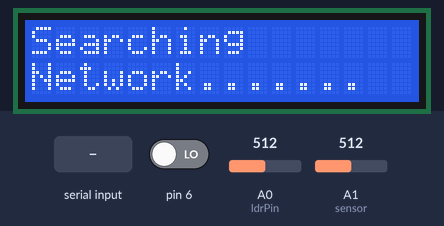
Recording of a sketch running on a simulated Arduino Uno, built with avr-gcc and run on an emulated ATmega328P. Shown: 16×2 character LCD. The inputs (shaded band) are chosen by the test bench; at power-on: pin 6 LOW, A0 (ldrPin) = 512, A1 (sensor) = 512. The modem accepts every AT command (registered, SIM ready, sends succeed) and sends nothing else; what the sketch prints to the serial monitor is not drawn.

Above: at 2.4 s.
At 6.5 s:
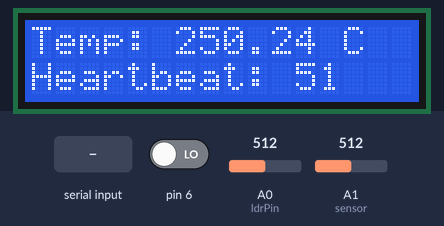
6.6 s: "LOCAL" received over the second serial link
At 12.5 s:
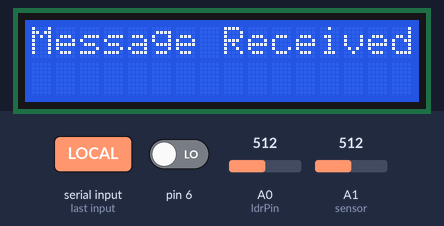
At 15.5 s:
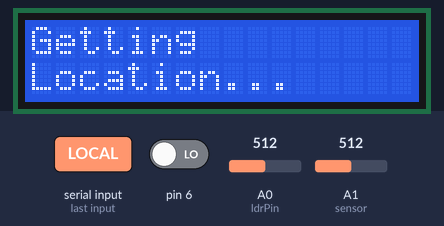
Timing chart, 0 to 17.0 s (numbered marks = the images above; inputs shaded):
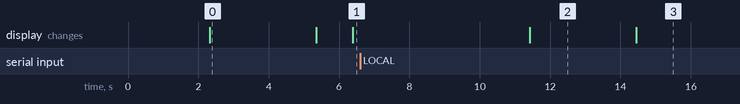

The sketch:

health_tracker.ino
```cpp
#define BLYNK_TEMPLATE_NAME "yuvraj"
#define BLYNK_AUTH_TOKEN "9qCkfMfAVioRXVNDOdfEbIJfNE49-mR-"
#include <TinyGPS.h>
#include <SoftwareSerial.h>
#include <Wire.h>
#include <LiquidCrystal_I2C.h>

LiquidCrystal_I2C lcd(0x27, 16, 2);
SoftwareSerial Gsm(7, 8);
char phone_no[] = "+918887506921"; // Replace with the phone number to get SMS

TinyGPS gps;  // Creates a new instance of the TinyGPS object
int state;
String textMessage;
const int sensor = A1;    // Temperature sensor pin
const int ldrPin = A0;    // Heartbeat sensor pin (LDR)

float tempc;  // Variable to store temperature in degree Celsius
float vout;   // Temporary variable to hold sensor reading

void setup() {
  Serial.begin(9600);  // Initialize Serial Monitor
  Gsm.begin(9600);
  delay(2000);

  // AT command to set SIM900 to SMS mode
  Gsm.print("AT+CMGF=1\r");
  delay(100);

  // Set module to send SMS data to serial out upon receipt
  Gsm.print("AT+CNMI=2,2,0,0,0\r");
  delay(100);

  pinMode(6, INPUT);
  pinMode(sensor, INPUT);
  pinMode(ldrPin, INPUT);

  lcd.begin(16, 2);
  lcd.backlight();
  lcd.clear();
  lcd.print("Searching ");
  lcd.setCursor(0, 1);
  lcd.print("Network....... ");
  delay(3000);
}

void loop() {
  lcd.clear();
  lcd.print("Mountain Climber");
  lcd.setCursor(0, 1);
  lcd.print("Tracking System");
  delay(1000);

  // Read temperature
  vout = analogRead(sensor);  // Read the value from the temperature sensor
  vout = (vout * 500) / 1023; // Convert to millivolts and then Celsius
  tempc = vout;

  // Read LDR status (heartbeat simulation)
  int ldrStatus = analogRead(ldrPin);  // Read light sensor value for heartbeat

  // Display Temperature and Heartbeat on LCD
  lcd.clear();
  lcd.print("Temp: ");
  lcd.print(tempc);
  lcd.print(" C");
  lcd.setCursor(0, 1);
  lcd.print("Heartbeat: ");
  lcd.print(ldrStatus / 10);
  delay(2000);

  // Print Temperature and Heartbeat values to Serial Monitor
  Serial.print("Temperature: ");
  Serial.print(tempc);
  Serial.print(" °C\t");
  Serial.print("Heartbeat: ");
  Serial.println(ldrStatus / 10);

  // Send data to Serial Plotter for graphing
  Serial.print("Temperature: ");
  Serial.print(tempc);
  Serial.print("\t");
  Serial.print("Heartbeat: ");
  Serial.println(ldrStatus / 10);

  // Process incoming SMS
  if (Gsm.available() > 0) {
    textMessage = Gsm.readString();
    textMessage.toUpperCase();
    delay(10);
  }

  // Check for 'LOCAL' command in the received SMS
  if (textMessage.indexOf("LOCAL") >= 0) {
    lcd.clear();
    lcd.print("Message Received");
    delay(3000);
    lcd.clear();
    lcd.print("Getting ");
    lcd.setCursor(0, 1);
    lcd.print("Location...");
    delay(3000);

    float flat, flon;
    unsigned long age;
    gps.f_get_position(&flat, &flon, &age);

    Gsm.print("AT+CMGF=1\r");
    delay(400);
    Gsm.print("AT+CMGS=\"");
    Gsm.print(phone_no);
    Gsm.println("\"");

    lcd.clear();
    lcd.print("Sending location");
    lcd.setCursor(0, 1);
    lcd.print("To Base...");
    delay(3000);

    Gsm.println("Yuvraj, Battalion No. 1233456");
    Gsm.print("Temperature: ");
    Gsm.println(tempc);

    Gsm.print("Heartbeat: ");
    Gsm.println(ldrStatus / 10);

    Gsm.print("http://maps.google.com/maps?q=loc:");
    Gsm.print(flat == TinyGPS::GPS_INVALID_F_ANGLE ? 0.0 : flat, 6);
    Gsm.print(",");
    Gsm.print(flon == TinyGPS::GPS_INVALID_F_ANGLE ? 0.0 : flon, 6);
    delay(200);
    Gsm.println((char)26); // End AT command with a ^Z, ASCII code 26
    delay(200);
    Gsm.println();
    delay(10000);

    lcd.clear();
    lcd.print("Location Sent");
    delay(3000);
  }

  // Handle SOS alert
  state = digitalRead(6);
  if (state == 1) {
    float flat, flon;
    unsigned long age;
    gps.f_get_position(&flat, &flon, &age);

    Gsm.print("AT+CMGF=1\r");
    delay(400);
    Gsm.print("AT+CMGS=\"");
    Gsm.print(phone_no);
    Gsm.println("\"");

    lcd.clear();
    lcd.print("Sending SOS...");
    lcd.setCursor(0, 1);
    lcd.print("Location to Base");
    delay(3000);

    Gsm.println("Alert! I need help. Yuvraj, Battalion No. 1233456");
    Gsm.print("Temperature: ");
    Gsm.println(tempc);

    Gsm.print("Heartbeat: ");
    Gsm.println(ldrStatus / 10);

    Gsm.print("http://maps.google.com/maps?q=loc:");
    Gsm.print(flat == TinyGPS::GPS_INVALID_F_ANGLE ? 0.0 : flat, 6);
    Gsm.print(",");
    Gsm.print(flon == TinyGPS::GPS_INVALID_F_ANGLE ? 0.0 : flon, 6);
    delay(200);
    Gsm.println((char)26); // End AT command with a ^Z, ASCII code 26
    delay(200);
    Gsm.println();
    delay(10000);

    lcd.clear();
    lcd.print("SOS Sent");
    delay(3000);
  } else {
    lcd.clear();
    lcd.print("Soldier Tracking");
    lcd.setCursor(0, 1);
    lcd.print("System Active");
    delay(2000);
  }
}
```

Measured:
- after the input at 6.6 s, the display: changes after 4.8 s (image 2)
- what the display in image 0 shows lasts 3.1 s, from 2.3 s to 5.4 s
